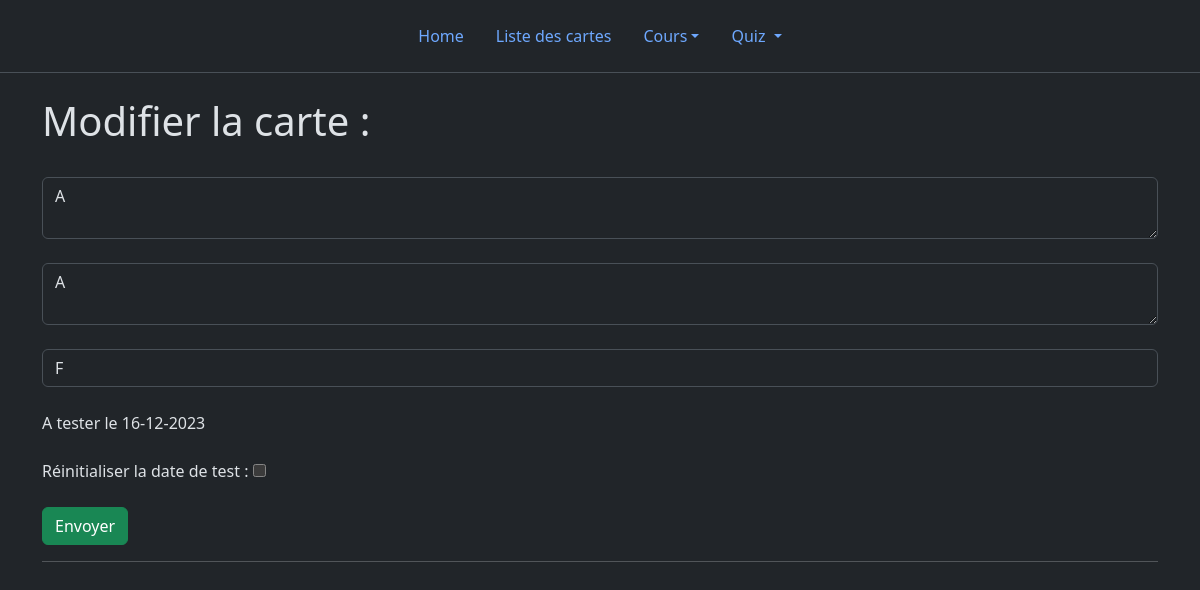
Page /carte/edit/4 on the earlier database version.
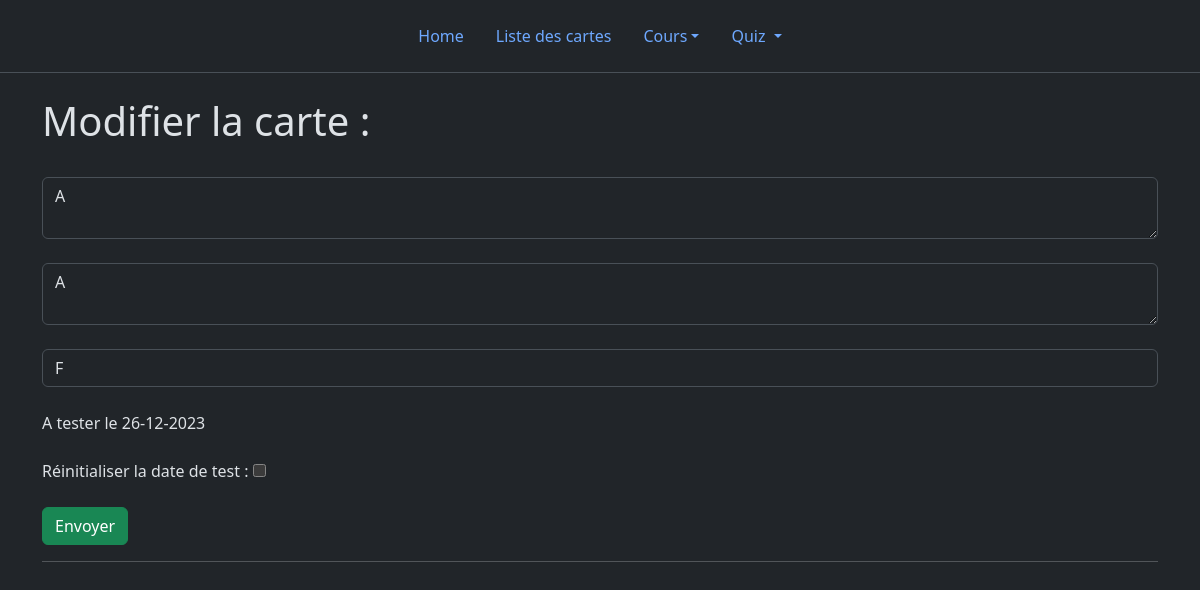
Same page on the later database version.
### app.py (models this page shows, shortened)
class Cards(db.Model):
	id = db.Column(db.Integer, primary_key=True)
	course = db.Column(db.String(50), nullable=False)
	question = db.Column(db.Text, nullable=False)
	answer = db.Column(db.Text, nullable=False)
	date_created = db.Column(db.DateTime, nullable=False, default=datetime.now)
	interval = db.Column(db.Integer, nullable=False, default=1)
	date_rev = db.Column(db.DateTime, nullable=False, default=datetime.now)
	last_rev = db.Column(db.DateTime, nullable=False, default=datetime.now)

### app.py (the view)
@app.route("/carte/edit/<int:id>", methods=['GET', 'POST'])
def edit_card(id):
    card = Cards.query.get_or_404(id)
    if request.method == "POST":
        card.question = request.form['question']
        card.question = card.question[0].upper() + card.question[1:]
        card.answer = request.form['answer']
        card.answer = card.answer[0].upper() + card.answer[1:]
        card.course = request.form['course']
        card.course = card.course[0].upper() + card.course[1:]
        if 'reset' in request.form:
        	card.interval = 1
        	card.date_rev = datetime.now().date()
        db.session.commit()
        return redirect("/carte")
    else:
    	return custom_render_template("posts_edit.html", card=card)

### app.py (called while the page is built)
def custom_render_template(template_name_or_list, **kwargs):
    common_variables = {
        'courselist': Cards.query.with_entities(Cards.course),
        'hour': datetime.now().replace(hour=19, minute=0, second=0),
        'now': datetime.now(),
        'today': datetime.now().date(),
        'tomorrow': datetime.now().date() + timedelta(days=1)
    }
    kwargs.update(common_variables)
    return render_template(template_name_or_list, **kwargs)

### templates/posts_edit.html (shortened to what this page needs)
{% extends 'base.html' %}
{% block body %}
<br>
    <h1>Modifier la carte :</h1>
    <br>
    <form action="{% if current %}/{{current}}/edit/{% else %}/carte/edit/{% endif %}{{ card['id'] }}" method="POST">
        <textarea class="form-control" type="text" name="question" id="question" placeholder="Question : {{ card['question'] }}" required>{{ card['question'] }}</textarea>
        <br>
        <textarea class="form-control" type="text" name="answer" id="answer" placeholder="Réponse : {{ card['answer'] }}" required>{{ card['answer'] }}</textarea>
        <br>
        <input class="form-control" list="listcourse" name="course" id="course" value="{{ card['course'] }}"  placeholder="cours : {{ card['course'] }}" required>
        <br>
        A tester le <span id="daterev">{{ card.date_rev.strftime('%d-%m-%Y') }}</span><br>
        <br> Réinitialiser la date de test : <input onclick="datefc();" type="checkbox" name="reset" id="reset" value="reset" ><br>
        <br>
        <input type="submit" value="Envoyer" class="btn btn-success">
        <hr>
    </form>
{% endblock %}

Differences in the rows shown:
changed Cards: date_rev "16-12-2023" → "26-12-2023"
